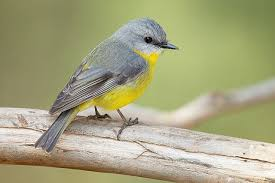
#> input picture cv2/images/bird1.jpeg, 275 x 183 px
$ python colorspaces.py
#> lines starting #> are read from the running program, lines starting #| are printed output that depends on the picture
import cv2
import os

image_path = os.path.join('.' , 'images' , 'bird1.jpeg')

image = cv2.imread(image_path)
#> image is the input picture: shape (183, 275, 3); mean B, G, R 127.7, 164.8, 166
resized_image = cv2.resize(image , (720,420))
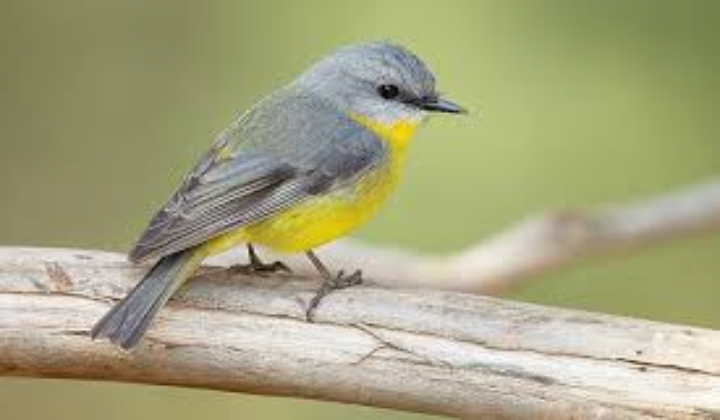
#> resized_image: shape (420, 720, 3); mean B, G, R 127.6, 164.7, 165.9

img_gray = cv2.cvtColor(resized_image , cv2.COLOR_BGR2GRAY)
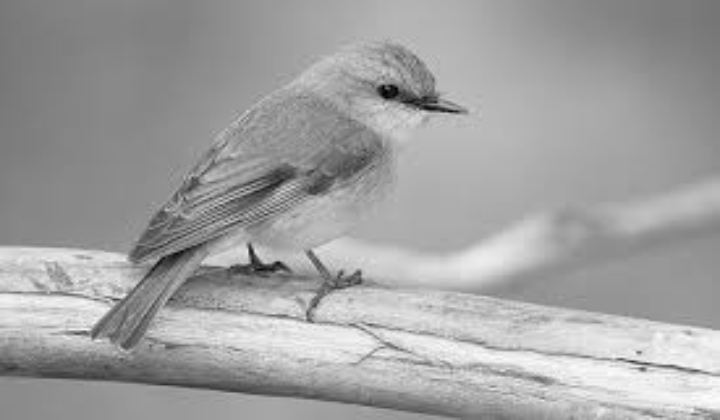
#> img_gray: shape (420, 720); min 1, max 253, mean 160.8
img_hsv = cv2.cvtColor(resized_image , cv2.COLOR_BGR2HSV)
#> img_hsv: shape (420, 720, 3); mean H, S, V 32.7, 67.3, 170

cv2.imshow("gray_img",img_gray)
cv2.imshow("hsv_image" , img_hsv)
cv2.imshow("resized_image" , resized_image)
cv2.waitKey(10000)

$ run again, with cv2/images/baby1.jpeg copied over cv2/images/bird1.jpeg
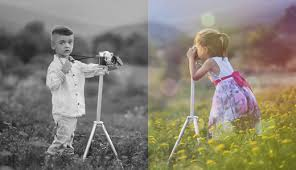
#> input picture cv2/images/baby1.jpeg, 296 x 170 px
#> image is the input picture: shape (170, 296, 3); mean B, G, R 115.8, 128.7, 134.4
#> `img_gray = cv2.cvtColor(resized_image , cv2.COLOR_BGR2GRAY)`:
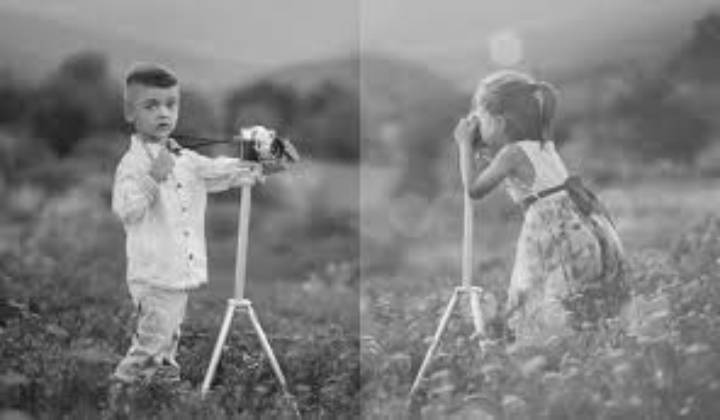
#> img_gray: shape (420, 720); min 21, max 252, mean 128.8
#> img_hsv: shape (420, 720, 3); mean H, S, V 28.2, 41.2, 136.4
